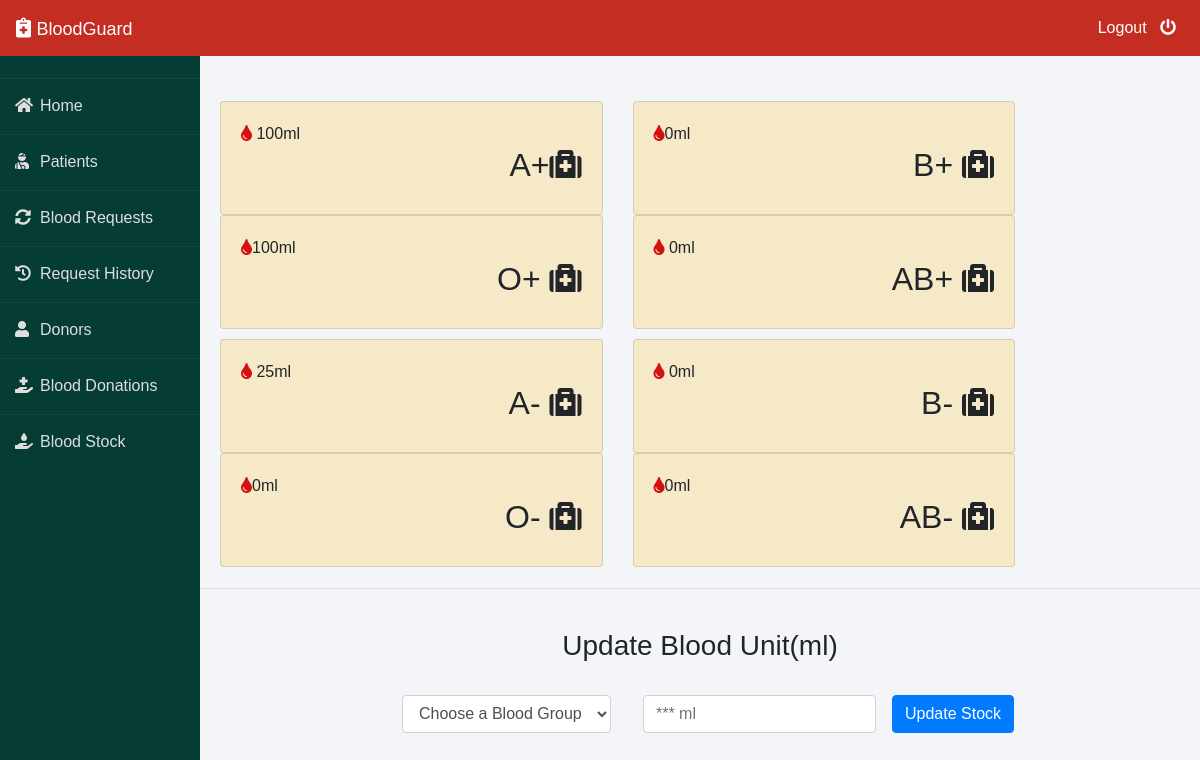
/admin-blood (signed in), run on the app's committed database.
### blood/models.py (models this page shows, shortened)
class Stock(models.Model):
    bloodgroup=models.CharField(max_length=10)
    unit=models.PositiveIntegerField(default=0)

### blood/views.py (the view, shortened to what this page needs)
# urls.py: path('admin-blood', views.admin_blood_view,name='admin-blood'),
@login_required(login_url='adminlogin')
def admin_blood_view(request):
    dict={
        'bloodForm':forms.BloodForm(),
        'A1':models.Stock.objects.get(bloodgroup="A+"),
        'A2':models.Stock.objects.get(bloodgroup="A-"),
        'B1':models.Stock.objects.get(bloodgroup="B+"),
        'B2':models.Stock.objects.get(bloodgroup="B-"),
        'AB1':models.Stock.objects.get(bloodgroup="AB+"),
        'AB2':models.Stock.objects.get(bloodgroup="AB-"),
        'O1':models.Stock.objects.get(bloodgroup="O+"),
        'O2':models.Stock.objects.get(bloodgroup="O-"),
    }
    return render(request,'blood/admin_blood.html',context=dict)

### blood/forms.py
class BloodForm(forms.ModelForm):
    class Meta:
        model=models.Stock
        fields=['bloodgroup','unit']

### templates/blood/admin_blood.html (shortened to what this page needs)
{% extends 'blood/adminbase.html' %}
{% block content %}
{% load widget_tweaks %}
<br><br>
<div class="container">
  <div class="row">
    <div class="col-sm-5">
      <div class="card bg-custom-color">
        <div class="card-body">
            <div>
                <i class="fas fa-tint " ></i>
                {{A1.unit}}ml
            </div>
            <div class="blood">
                 <h2>A+<i class="fas fa-medkit " ></i></h2>
            </div><br><br>
        </div>
      </div>
    </div>
    <div class="col-sm-5">
        <div class="card bg-custom-color">
            <div class="card-body">
                <div>
                    <i class="fas fa-tint " ></i>{{B1.unit}}ml
                  </div>
                <div class="blood">
                    <h2>B+ <i class="fas fa-medkit "></i></h2>
                </div><br><br>
            </div>
          </div>
    </div>
    <div class="col-sm-5">
        <div class="card bg-custom-color">
            <div class="card-body">
                <div>
                    <i class="fas fa-tint " ></i>{{O1.unit}}ml
                  </div>
                <div class="blood">
                    <h2>O+ <i class="fas fa-medkit "></i></h2>
                </div><br><br>
            </div>
          </div>
      </div>
      <div class="col-sm-5">
        <div class="card bg-custom-color">
            <div class="card-body">
                <div>
                    <i class="fas fa-tint " ></i> {{AB1.unit}}ml
                  </div>
                <div class="blood">
                    <h2>AB+ <i class="fas fa-medkit "></i></h2>
                </div><br><br>
            </div>
          </div>
      </div>
  </div>
  <div class="row">
    <div class="col-sm-5">
      <div class="card bg-custom-color">
        <div class="card-body">
            <div>
                <i class="fas fa-tint " ></i>  {{A2.unit}}ml
              </div>
            <div class="blood">
                <h2>A- <i class="fas fa-medkit "></i></h2>
            </div><br><br>
        </div>
      </div>
    </div>
    <div class="col-sm-5">
        <div class="card bg-custom-color">
            <div class="card-body">
                <div>
                    <i class="fas fa-tint " ></i> {{B2.unit}}ml
                  </div>
                <div class="blood">
                    <h2>B- <i class="fas fa-medkit "></i></h2>
                </div><br><br>
            </div>
          </div>
    </div>
    <div class="col-sm-5">
        <div class="card bg-custom-color">
            <div class="card-body">
                <div>
                    <i class="fas fa-tint " ></i>{{O2.unit}}ml
                  </div>
                <div class="blood">
                    <h2>O- <i class="fas fa-medkit "></i></h2>
                </div><br><br>
            </div>
          </div>
      </div>
      <div class="col-sm-5">
        <div class="card bg-custom-color">
            <div class="card-body">
                <div>
                    <i class="fas fa-tint " ></i>{{AB2.unit}}ml
                  </div>
                <div class="blood">
                    <h2>AB- <i class="fas fa-medkit "></i></h2>
                </div><br><br>
            </div>
          </div>
      </div>
  </div>
    </div>
<hr>
<br>
<h3 class="text-center">Update Blood Unit(ml)</h3><br>
<div class="xyz">
    <form class="form-inline" method="POST">
        <div class="form-group mx-sm-3 mb-6">
            <select name="bloodgroup" class="form-control">
                <option disabled="disabled" selected="selected">Choose a Blood Group</option>
            </select>
          </div>
        <div class="form-group mx-sm-3 mb-6">
          <input type="number" class="form-control" name="unit" placeholder="*** ml">
        </div>
        <button type="submit" class="btn btn-primary">Update Stock</button>
      </form>
</div>
</div>
{% endblock content %}

### templates/blood/adminbase.html (style rules this page uses)
.row { padding: 5px; }
.fa-tint { color: #d41010 }
.blood { float: right; }
.xyz { color: blue; font-size: 3ex; }
* { margin: 0; padding: 0; box-sizing: border-box; list-style: none; text-decoration: none; font-family: 'Josefin Sans', sans-serif; }
body { background-color: #f3f5f9; }

### templates/blood/admin_blood.html (style rules this page uses)
.xyz { display: table; margin-right: auto; margin-left: auto; }
.bg-custom-color { background-color: #f5e3a9a0; }

### data on the page
Stock: unit "100"
Stock: unit "0"
Stock: unit "100"
Stock: unit "0"
Stock: unit "25"
Stock: unit "0"
Stock: unit "0"
Stock: unit "0"
